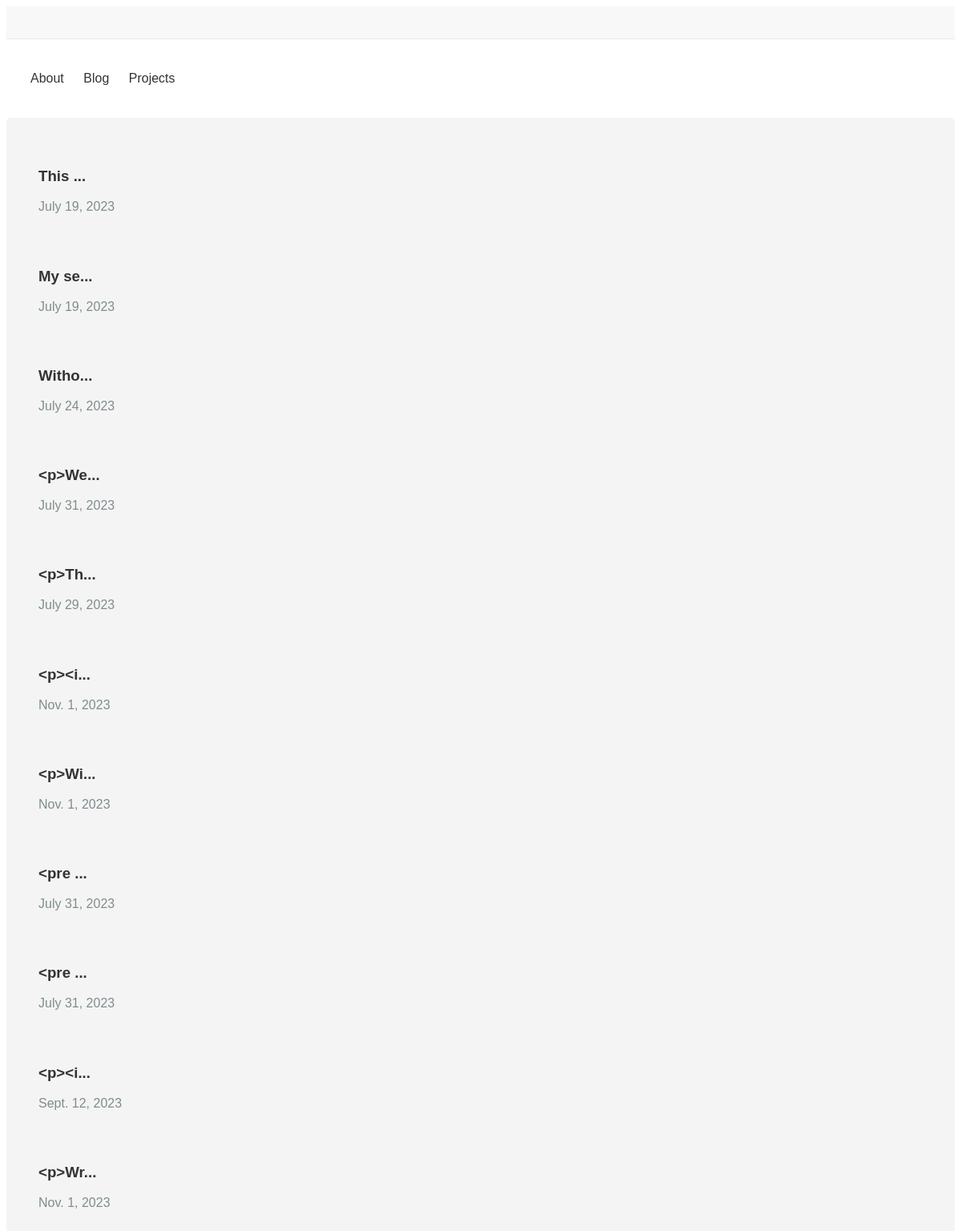
The page /blog/ on the database as committed earlier.
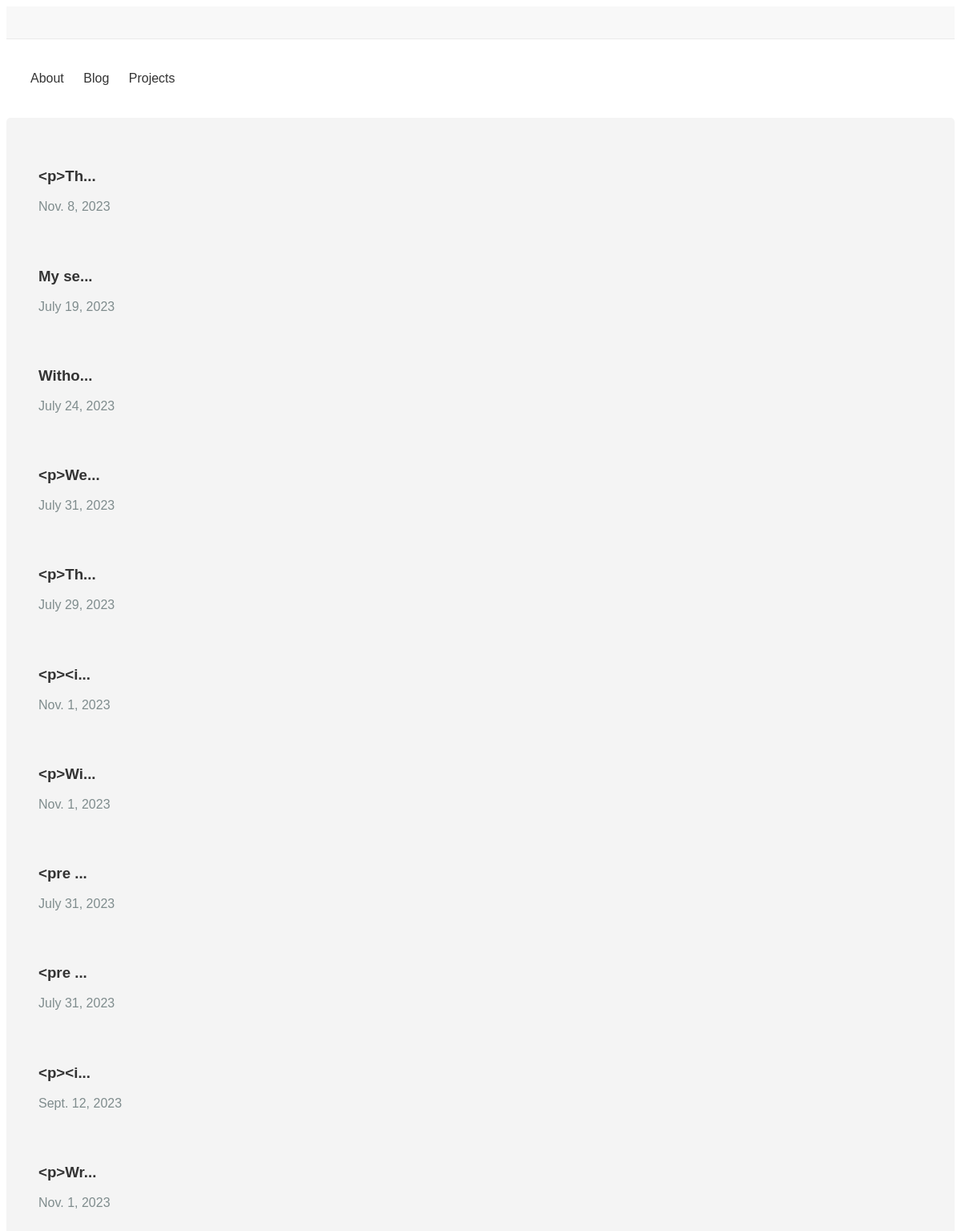
The same page on the database as committed later.
### blog/models.py (models this page shows)
class Post(models.Model):
    def __str__(self):
        return self.post_body[0:5] + "..."
    post_body = models.TextField()
    post_title = models.CharField(max_length=100, unique=True)
    post_preview = models.TextField(null=True)
    published_at = models.DateField(null=True, blank=True)
    updated_at = models.DateField(auto_now=True)
    author = models.ForeignKey(Author, on_delete=models.CASCADE)

### blog/views.py (the view)
# urls.py: path("", index, name="home"),
def index(request):
    content = Post.objects.all()
    is_authenticated = request.user.is_authenticated
    return render(
        request,
        "blog/index.html",
        context={"content": content, "is_authenticated": is_authenticated},
    )

### blog/templates/blog/index.html (shortened to what this page needs)
{% extends "base_templates/index.html" %}
{% load static %}
{% block stylesheet %}
<link rel="stylesheet" href="{% static 'blog/blog_home_style.css' %}">
{% endblock %}
{% block body %}
<div class="blog-homepage">
    {% for post in content %}
    <div class="post">
        <h3>
            <a href="{% url 'blog:post-page' post.id %}">{{ post }} </a>
            <span class="date">{{post.updated_at}}</span>
    </div>
    {% endfor %}
</div>
{% endblock %}

Rows that differ between the two databases and show on the page:
changed Post: post_body "This ..." → "<p>Th..."; updated_at "July 19, 2023" → "Nov. 8, 2023"
